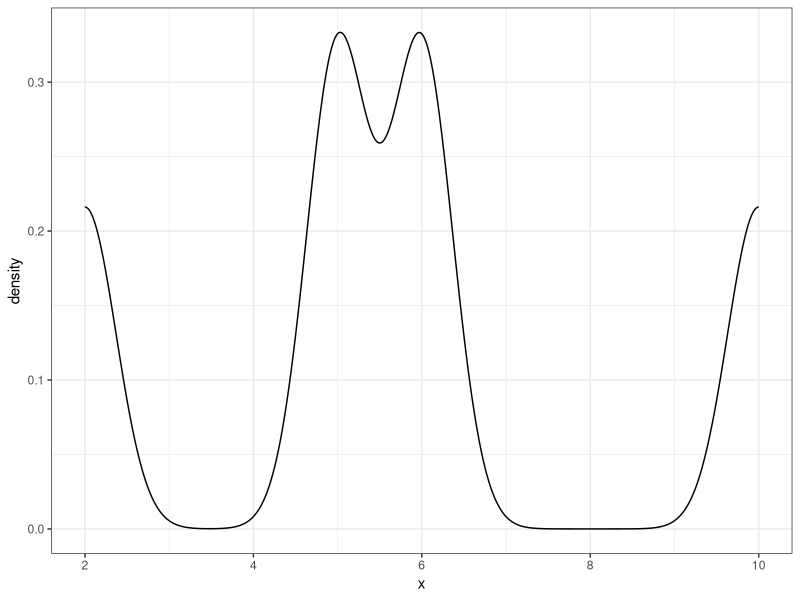
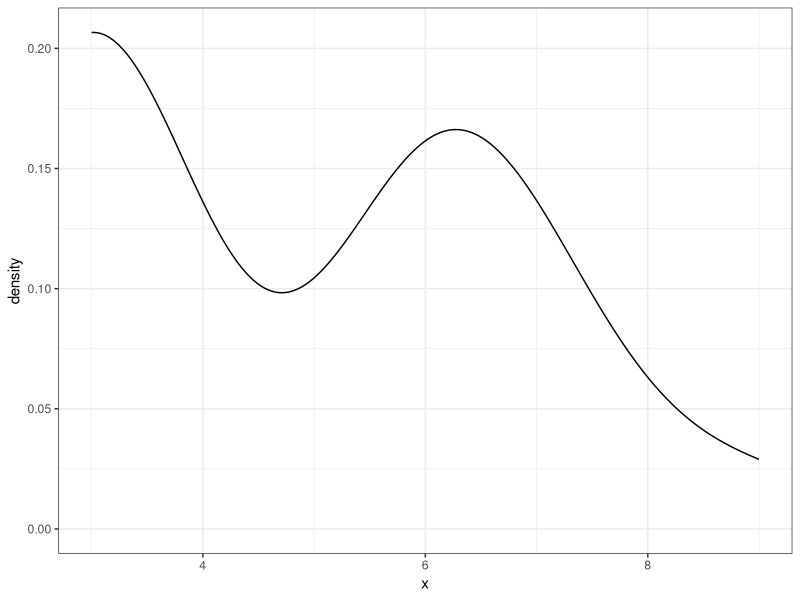
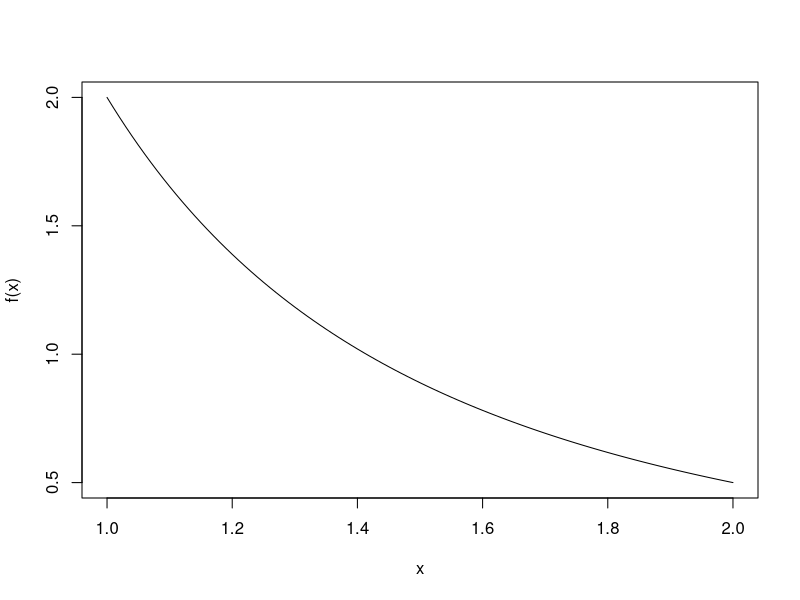
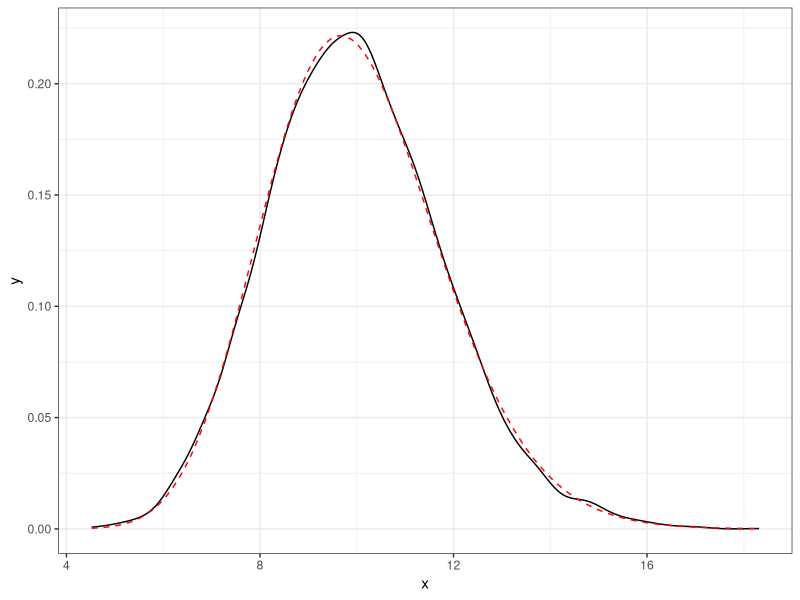
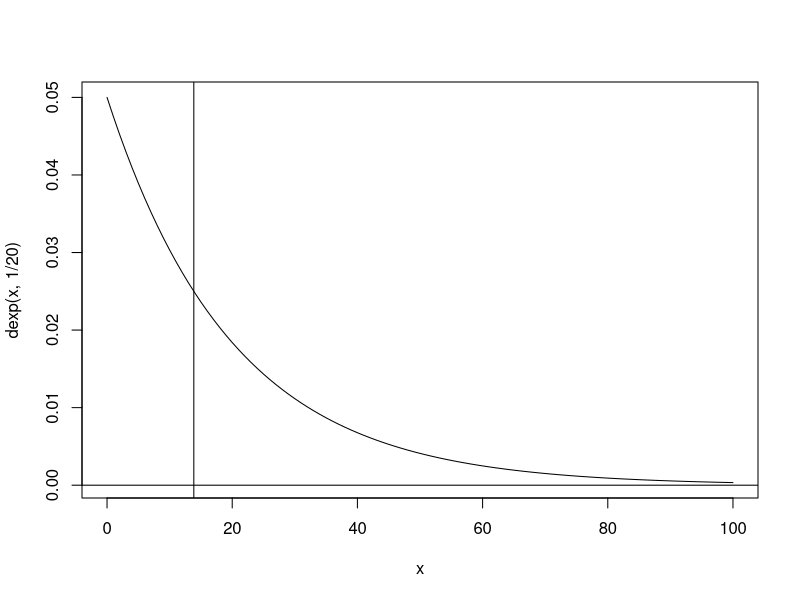

Write the R code that produced these figures, in order.
# Problems
## 1
Population <- c(1, 2, 5, 6, 10, 12)
SS <- t(combn(x = Population, m = 3))
MD <- apply(SS, 1, median)
SSS <- cbind(SS, MD)
library(ggplot2)
ggplot(data = data.frame(x = MD), aes(x = x)) + geom_density() + theme_bw()
median(Population)
mean(MD)
# 2
Population <- c(3, 6, 7, 9, 11, 14)
MIN <- apply(combn(Population, 3), 2, min)
MIN
mean(MIN)  # mean of the sampling distribution
# This statistic is an estimate of the population Min (3).
ggplot(data = data.frame(x = MIN), aes(x = x)) + geom_density() + theme_bw()
#

####
A <- c(1, 3, 4, 5)
B <- c(5, 7, 9)
SS <- expand.grid(A = A, B = B)
SS
XPY <- apply(SS, 1, sum)
XPY  # Distribution of X + Y
# b. Sampling with and without with a sample of size one is the same....
mean(A)
mean(B)
mean(XPY)
# First two add to the last one.
mean(XPY >= 13)
# 4
f <- function(x){2/x^2}
curve(f, 1, 2)
integrate(f, 1, 2)$value
# P(W < 1.5)
integrate(f, 1, 1.5)$value
# 5
f <- function(x){3*x^2/8}
integrate(f, 0, 2)$value
integrate(f, 0, 1/5)$value
# 6 X ~(48, 9)...n = 30...Xbar approx~N(48, 9/sqrt(30)).  P(Xbar > 51)
pnorm(51, 48, 9/sqrt(30), lower = FALSE)
#
# 7 phat ~ approx N(0.55, sqrt(0.55*0.45/36))
# P(phat <= 0.50)
pnorm(.5 + 1/(2*36), .55, sqrt(.55*.45/36))
#
# 8 
pnorm(4.6, 6, sqrt(10/20))
# 9 
f <- function(x){(3/16)*(x - 4)^2}
integrate(f, 2, 6)$value
xfx <- function(x){x*(3/16)*(x - 4)^2}
EX <- integrate(xfx, 2, 6)$value
x2fx <- function(x) {x^2*(3/16)*(x - 4)^2}
EX2 <- integrate(x2fx, 2, 6)$value
VX <- EX2 - EX^2
VX
# P(Xbar >= 4.2) = 0.02186875
pnorm(4.2, EX, sqrt(VX)/sqrt(244), lower = FALSE)
## 10
## phat ~approx N(.286, sqrt(0.286*(1 - 0.286)/800) )
## P(220/800 < phat < 230/800) = 
pnorm(230/800 + 1/(2*800), .286, sqrt(0.286*(1 - 0.286)/800)) - 
  pnorm(220/800 - 1/(2*800), .286, sqrt(0.286*(1 - 0.286)/800))
## Exact answer
sum(dbinom(220:230, 800, 0.286))
## or
pbinom(230, 800, .286) - pbinom(219, 800, .286)
## I like this type of problem....
## 11 xbar ~ N(1/2, 1/sqrt(12n)).....P(|xbar - 1/2|/(1/sqrt(12n)) < 1.6448) >= 0.90
##
n <- ceiling((qnorm(.95)/.05)^2/12)
n
## 12
# E[X] = 1/lambda = 1/(1/10) = 10
set.seed(13)
sims <- 10000
xbar <- numeric(sims)
for(i in 1:sims){
  xbar[i] <- mean(rexp(30, 1/10))
}
mean(xbar)
mean(xbar >= 12)
library(ggplot2)
ggplot(data = data.frame(x = xbar), aes(x = x)) + geom_density() + theme_bw() + stat_function(fun = dgamma, args = list(30*1, 30/10), lty = "dashed", color = "red")
##
## 13
## W ~ N(36, sqrt(8^2/10 + 7^2/15) = 3.109126)
set.seed(13)
sims <- 10000
xbar <- numeric(sims)
ybar <- numeric(sims)
for(i in 1:sims){
  xbar[i] <- mean(rnorm(10, 20, 8))
  ybar[i] <- mean(rnorm(15, 16, 7))
}
W <- xbar + ybar
mean(W)  # close to 36
sd(W)    # close to 3.11
mean(W < 40)
# Exact answer
pnorm(40, 36, sqrt(8^2/10 + 7^2/15))
#####
## 14
# W ~ N(-3, sqrt(3^2/9 + 5^2/12) = 1.755942)
set.seed(13)
sims <- 10000
xbar <- numeric(sims)
ybar <- numeric(sims)
for(i in 1:sims){
  xbar[i] <- mean(rnorm(9, 7, 3))
  ybar[i] <- mean(rnorm(12, 10, 5))
}
W <- xbar - ybar
mean(W)  # close to -3
sd(W)    # close to 1.76
mean(W < -1.5)
# Exact answer
pnorm(-1.5, -3, sqrt(3^2/9 + 5^2/12))
## 15 & 16

## 17
set.seed(13)
sims <- 10000
WE <- numeric(sims)
for(i in 1:sims){
  WE[i] <- sum(rexp(20, 2))
}
mean(WE)
var(WE)
mean(WE <= 10)
## 18
set.seed(13)
sims <- 10000
WE <- numeric(sims)
for(i in 1:sims){
  WE[i] <- mean(rexp(30, 1/3))
}
mean(WE)
sd(WE)
mean(WE <= 3.5)
## 19
curve(dexp(x, 1/20), 0, 100)
abline(v = qexp(0.5, 1/20))
abline(h = 0)
qexp(0.5, 1/20)
##
set.seed(13)
first <- rexp(50, 1/20)
mean(first)
sd(first)
#
sims <- 10000
MD50 <- numeric(sims)
MD100 <- numeric(sims)
MD500 <- numeric(sims)
MD1000 <- numeric(sims)
for(i in 1:sims){
  MD50[i] <- median(rexp(50, 1/20))
  MD100[i] <- median(rexp(100, 1/20))
  MD500[i] <- median(rexp(500, 1/20))
  MD1000[i] <- median(rexp(1000, 1/20))
}
c(mean(MD50), mean(MD100), mean(MD500), mean(MD1000), sd(MD50), sd(MD100), sd(MD500), sd(MD1000))
## 20

